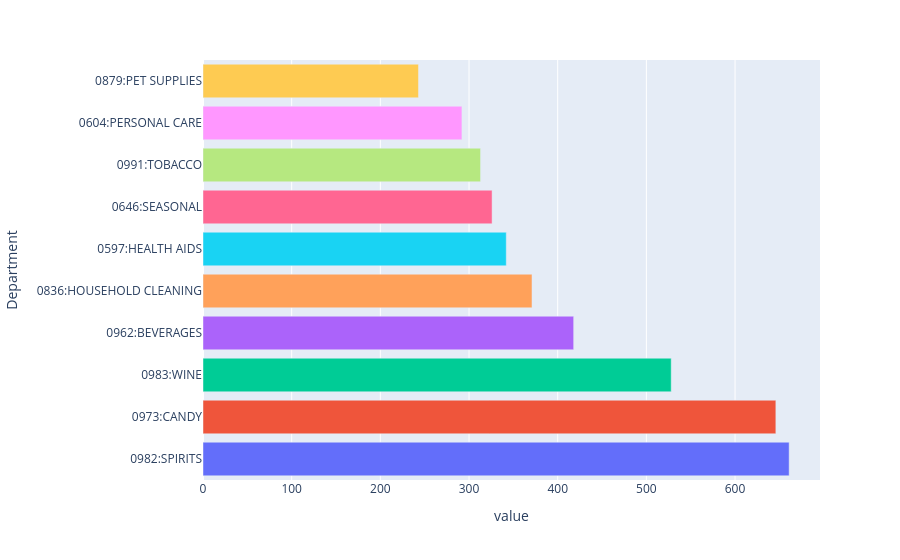

Write notebook code for a chart like this one.
### Code cell
# Number of unique transactions in which each department appears
# Transaction volume
sum_department_units_sold_top10 = df_transactions.groupby('Department')['Quantity_Sold'].sum().sort_values(ascending=False).head(10)

fig_units_sold_top10 = px.bar(sum_department_units_sold_top10, color=sum_department_units_sold_top10.index, orientation='h')
fig_units_sold_top10.update_layout(showlegend=False)
fig_units_sold_top10.show()

### Figure 1 — Plotly figure (JSON) as saved in the notebook; plotly's stock layout.template omitted (floating-point values rounded to 4 significant figures)
{"data": [{"hovertemplate": "color=0982:SPIRITS<br>value=%{x}<br>Department=%{y}<extra></extra>", "legendgroup": "0982:SPIRITS", "marker": {"color": "#636efa", "pattern": {"shape": ""}}, "name": "0982:SPIRITS", "orientation": "h", "showlegend": true, "textposition": "auto", "type": "bar", "x": [661], "xaxis": "x", "y": ["0982:SPIRITS"], "yaxis": "y"}, {"hovertemplate": "color=0973:CANDY<br>value=%{x}<br>Department=%{y}<extra></extra>", "legendgroup": "0973:CANDY", "marker": {"color": "#EF553B", "pattern": {"shape": ""}}, "name": "0973:CANDY", "orientation": "h", "showlegend": true, "textposition": "auto", "type": "bar", "x": [646], "xaxis": "x", "y": ["0973:CANDY"], "yaxis": "y"}, {"hovertemplate": "color=0983:WINE<br>value=%{x}<br>Department=%{y}<extra></extra>", "legendgroup": "0983:WINE", "marker": {"color": "#00cc96", "pattern": {"shape": ""}}, "name": "0983:WINE", "orientation": "h", "showlegend": true, "textposition": "auto", "type": "bar", "x": [528], "xaxis": "x", "y": ["0983:WINE"], "yaxis": "y"}, {"hovertemplate": "color=0962:BEVERAGES<br>value=%{x}<br>Department=%{y}<extra></extra>", "legendgroup": "0962:BEVERAGES", "marker": {"color": "#ab63fa", "pattern": {"shape": ""}}, "name": "0962:BEVERAGES", "orientation": "h", "showlegend": true, "textposition": "auto", "type": "bar", "x": [418], "xaxis": "x", "y": ["0962:BEVERAGES"], "yaxis": "y"}, {"hovertemplate": "color=0836:HOUSEHOLD CLEANING<br>value=%{x}<br>Department=%{y}<extra></extra>", "legendgroup": "0836:HOUSEHOLD CLEANING", "marker": {"color": "#FFA15A", "pattern": {"shape": ""}}, "name": "0836:HOUSEHOLD CLEANING", "orientation": "h", "showlegend": true, "textposition": "auto", "type": "bar", "x": [371], "xaxis": "x", "y": ["0836:HOUSEHOLD CLEANING"], "yaxis": "y"}, {"hovertemplate": "color=0597:HEALTH AIDS<br>value=%{x}<br>Department=%{y}<extra></extra>", "legendgroup": "0597:HEALTH AIDS", "marker": {"color": "#19d3f3", "pattern": {"shape": ""}}, "name": "0597:HEALTH AIDS", "orientation": "h", "showlegend": true, "textposition": "auto", "type": "bar", "x": [342], "xaxis": "x", "y": ["0597:HEALTH AIDS"], "yaxis": "y"}, {"hovertemplate": "color=0646:SEASONAL<br>value=%{x}<br>Department=%{y}<extra></extra>", "legendgroup": "0646:SEASONAL", "marker": {"color": "#FF6692", "pattern": {"shape": ""}}, "name": "0646:SEASONAL", "orientation": "h", "showlegend": true, "textposition": "auto", "type": "bar", "x": [326], "xaxis": "x", "y": ["0646:SEASONAL"], "yaxis": "y"}, {"hovertemplate": "color=0991:TOBACCO<br>value=%{x}<br>Department=%{y}<extra></extra>", "legendgroup": "0991:TOBACCO", "marker": {"color": "#B6E880", "pattern": {"shape": ""}}, "name": "0991:TOBACCO", "orientation": "h", "showlegend": true, "textposition": "auto", "type": "bar", "x": [313], "xaxis": "x", "y": ["0991:TOBACCO"], "yaxis": "y"}, {"hovertemplate": "color=0604:PERSONAL CARE<br>value=%{x}<br>Department=%{y}<extra></extra>", "legendgroup": "0604:PERSONAL CARE", "marker": {"color": "#FF97FF", "pattern": {"shape": ""}}, "name": "0604:PERSONAL CARE", "orientation": "h", "showlegend": true, "textposition": "auto", "type": "bar", "x": [292], "xaxis": "x", "y": ["0604:PERSONAL CARE"], "yaxis": "y"}, {"hovertemplate": "color=0879:PET SUPPLIES<br>value=%{x}<br>Department=%{y}<extra></extra>", "legendgroup": "0879:PET SUPPLIES", "marker": {"color": "#FECB52", "pattern": {"shape": ""}}, "name": "0879:PET SUPPLIES", "orientation": "h", "showlegend": true, "textposition": "auto", "type": "bar", "x": [243], "xaxis": "x", "y": ["0879:PET SUPPLIES"], "yaxis": "y"}], "layout": {"barmode": "relative", "legend": {"title": {"text": "color"}, "tracegroupgap": 0}, "margin": {"t": 60}, "showlegend": false, "xaxis": {"anchor": "y", "domain": [0, 1], "title": {"text": "value"}}, "yaxis": {"anchor": "x", "domain": [0, 1], "title": {"text": "Department"}}}}
